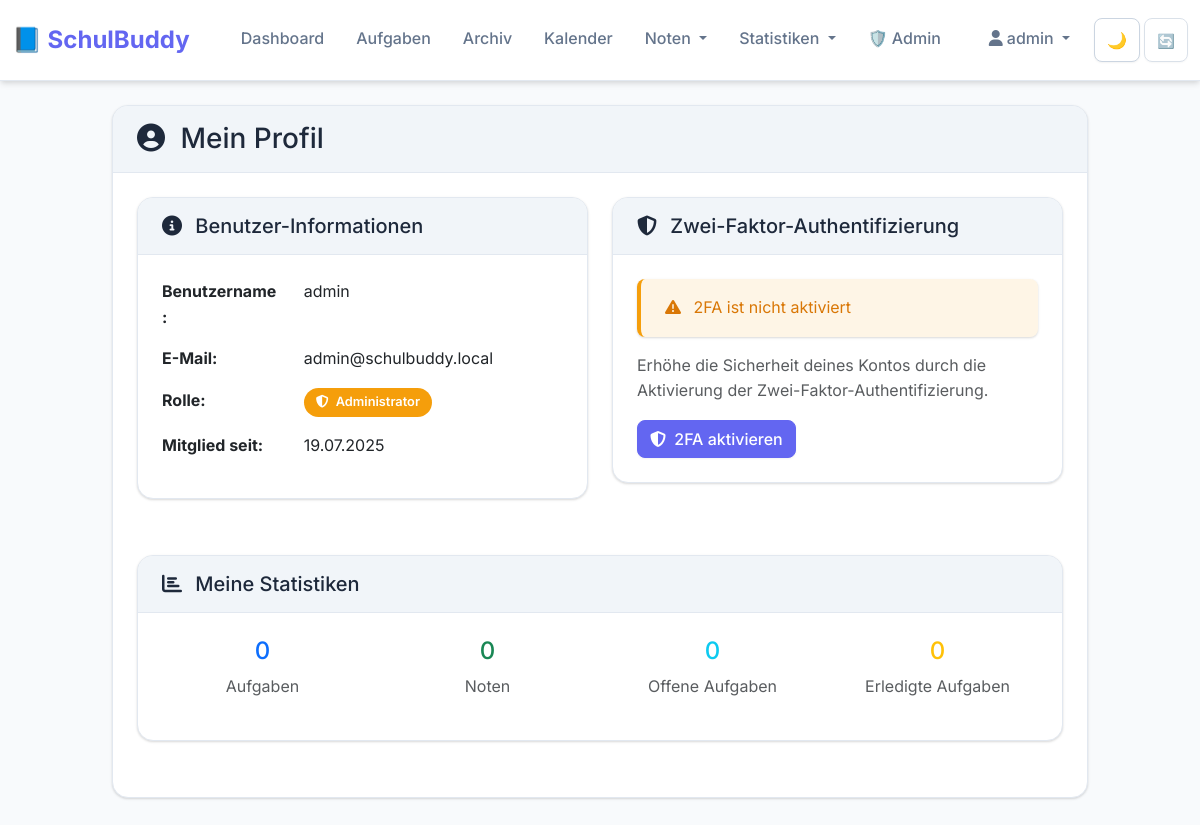
Screenshot of /profile (signed in) with the database file from the repository.
### models.py (models this page shows, shortened)
class User(UserMixin, db.Model):
    __tablename__ = 'users'
    id = db.Column(db.Integer, primary_key=True)
    username = db.Column(db.String(80), unique=True, nullable=False)
    email = db.Column(db.String(120), unique=True, nullable=False)
    password_hash = db.Column(db.String(128), nullable=False)
    created_at = db.Column(db.DateTime, default=datetime.utcnow)
    is_active = db.Column(db.Boolean, default=True)
    is_admin = db.Column(db.Boolean, default=False)
    totp_secret = db.Column(db.String(32), nullable=True)
    two_factor_enabled = db.Column(db.Boolean, default=False)
    backup_codes = db.Column(db.Text, nullable=True)  # JSON string mit Backup-Codes
    api_key = db.Column(db.String(64), nullable=True)  # API-Key für sicheren Zugriff
    api_key_created_at = db.Column(db.DateTime, nullable=True)
    total_points = db.Column(db.Integer, default=0)
    level = db.Column(db.Integer, default=1)
    current_streak = db.Column(db.Integer, default=0)
    longest_streak = db.Column(db.Integer, default=0)
    last_activity_date = db.Column(db.Date, nullable=True)
    notifications_enabled = db.Column(db.Boolean, default=True)
    email_notifications = db.Column(db.Boolean, default=False)
    reminder_hours = db.Column(db.Integer, default=24)  # Stunden vor Deadline
    tasks = db.relationship('Task', backref='user', lazy=True, cascade='all, delete-orphan')
    grades = db.relationship('Grade', backref='user', lazy=True, cascade='all, delete-orphan')
    achievements = db.relationship('UserAchievement', backref='user', lazy=True, cascade='all, delete-orphan')
    statistics = db.relationship('UserStatistic', backref='user', lazy=True, cascade='all, delete-orphan')
    activity_logs = db.relationship('ActivityLog', backref='user', lazy=True, cascade='all, delete-orphan')

### routes/auth.py (the view)
@auth_bp.route("/profile")
@login_required
def profile():
    return render_template("profile.html", user=current_user)

### templates/profile.html (shortened to what this page needs)
{% extends "base.html" %}
{% block content %}
<div class="container-fluid">
    <div class="row">
        <div class="col-md-10 offset-md-1">
            <div class="card">
                <div class="card-header">
                    <h3 class="mb-0">
                        <i class="fas fa-user-circle me-2"></i>
                        Mein Profil
                    </h3>
                </div>
                <div class="card-body">
                    <div class="row">
                        <div class="col-md-6">
                            <div class="card">
                                <div class="card-header">
                                    <h5 class="mb-0">
                                        <i class="fas fa-info-circle me-2"></i>
                                        Benutzer-Informationen
                                    </h5>
                                </div>
                                <div class="card-body">
                                    <div class="row mb-3">
                                        <div class="col-4"><strong>Benutzername:</strong></div>
                                        <div class="col-8">{{ current_user.username }}</div>
                                    </div>
                                    <div class="row mb-3">
                                        <div class="col-4"><strong>E-Mail:</strong></div>
                                        <div class="col-8">{{ current_user.email }}</div>
                                    </div>
                                    <div class="row mb-3">
                                        <div class="col-4"><strong>Rolle:</strong></div>
                                        <div class="col-8">
                                            {% if current_user.is_admin %}
                                                <span class="badge bg-warning">
                                                    <i class="fas fa-shield-alt me-1"></i>
                                                    Administrator
                                                </span>
                                            {% else %}
                                                <span class="badge bg-secondary">
                                                    <i class="fas fa-user me-1"></i>
                                                    Benutzer
                                                </span>
                                            {% endif %}
                                        </div>
                                    </div>
                                    <div class="row mb-3">
                                        <div class="col-4"><strong>Mitglied seit:</strong></div>
                                        <div class="col-8">{{ current_user.created_at.strftime('%d.%m.%Y') }}</div>
                                    </div>
                                </div>
                            </div>
                        </div>
                        <div class="col-md-6">
                            <div class="card">
                                <div class="card-header">
                                    <h5 class="mb-0">
                                        <i class="fas fa-shield-alt me-2"></i>
                                        Zwei-Faktor-Authentifizierung
                                    </h5>
                                </div>
                                <div class="card-body">
                                    {% if current_user.two_factor_enabled %}
                                        <div class="alert alert-success">
                                            <i class="fas fa-check-circle me-2"></i>
                                            2FA ist aktiviert
                                        </div>
                                        <p class="text-muted">
                                            Dein Konto ist durch eine zusätzliche Sicherheitsebene geschützt.
                                        </p>
                                        <button type="button" class="btn btn-danger" data-bs-toggle="modal" data-bs-target="#disable2FAModal">
                                            <i class="fas fa-times me-1"></i>
                                            2FA deaktivieren
                                        </button>
                                    {% else %}
                                        <div class="alert alert-warning">
                                            <i class="fas fa-exclamation-triangle me-2"></i>
                                            2FA ist nicht aktiviert
                                        </div>
                                        <p class="text-muted">
                                            Erhöhe die Sicherheit deines Kontos durch die Aktivierung der Zwei-Faktor-Authentifizierung.
                                        </p>
                                        <a href="{{ url_for('auth.setup_2fa') }}" class="btn btn-primary">
                                            <i class="fas fa-shield-alt me-1"></i>
                                            2FA aktivieren
                                        </a>
                                    {% endif %}
                                </div>
                            </div>
                        </div>
                    </div>
                    <div class="row mt-4">
                        <div class="col-12">
                            <div class="card">
                                <div class="card-header">
                                    <h5 class="mb-0">
                                        <i class="fas fa-chart-bar me-2"></i>
                                        Meine Statistiken
                                    </h5>
                                </div>
                                <div class="card-body">
                                    <div class="row text-center">
                                        <div class="col-md-3">
                                            <div class="mb-3">
                                                <h4 class="text-primary">{{ current_user.tasks|length }}</h4>
                                                <p class="text-muted">Aufgaben</p>
                                            </div>
                                        </div>
                                        <div class="col-md-3">
                                            <div class="mb-3">
                                                <h4 class="text-success">{{ current_user.grades|length }}</h4>
                                                <p class="text-muted">Noten</p>
                                            </div>
                                        </div>
                                        <div class="col-md-3">
                                            <div class="mb-3">
                                                <h4 class="text-info">{{ (current_user.tasks|selectattr('completed', 'equalto', false)|list)|length }}</h4>
                                                <p class="text-muted">Offene Aufgaben</p>
                                            </div>
                                        </div>
                                        <div class="col-md-3">
                                            <div class="mb-3">
                                                <h4 class="text-warning">{{ (current_user.tasks|selectattr('completed', 'equalto', true)|list)|length }}</h4>
                                                <p class="text-muted">Erledigte Aufgaben</p>
                                            </div>
                                        </div>
                                    </div>
                                </div>
                            </div>
                        </div>
                    </div>
                </div>
            </div>
        </div>
    </div>
</div>
{% endblock %}

### templates/base.html (shortened to what this page needs)
<!DOCTYPE html>
<html lang="de">
<head>
    <link href="https://cdn.jsdelivr.net/npm/bootstrap@5.3.0/dist/css/bootstrap.min.css" rel="stylesheet">
    <link href="https://cdnjs.cloudflare.com/ajax/libs/font-awesome/6.4.0/css/all.min.css" rel="stylesheet">
    <link href="https://cdn.jsdelivr.net/npm/fullcalendar@6.1.8/main.min.css" rel="stylesheet">
    <link rel="stylesheet" href="/static/style.css">
    <link rel="stylesheet" href="/static/calendar.css">
</head>
<body>
    <nav class="navbar navbar-expand-lg mb-4">
        <div class="container-fluid">
            <a class="navbar-brand" href="/">📘 SchulBuddy</a>
            <div class="collapse navbar-collapse" id="navbarNav">
                <div class="navbar-nav ms-auto">
                    <a class="nav-link" href="{{ url_for('main.index') }}">Dashboard</a>
                    <a class="nav-link" href="{{ url_for('tasks.tasks_overview') }}">Aufgaben</a>
                    <a class="nav-link" href="{{ url_for('tasks.archive') }}">Archiv</a>
                    <a class="nav-link" href="{{ url_for('tasks.calendar') }}">Kalender</a>
                    <div class="nav-item dropdown">
                        <a class="nav-link dropdown-toggle" href="#" id="gradesDropdown" role="button" data-bs-toggle="dropdown">
                            Noten
                        </a>
                    </div>
                    <div class="nav-item dropdown">
                        <a class="nav-link dropdown-toggle" href="#" id="statsDropdown" role="button" data-bs-toggle="dropdown">
                            Statistiken
                        </a>
                    </div>
                    {% if current_user.is_authenticated %}
                        {% if current_user.is_admin %}
                            <a class="nav-link" href="{{ url_for('admin.admin_dashboard') }}">🛡️ Admin</a>
                        {% endif %}
                        <div class="navbar-nav ms-3">
                            <div class="nav-item dropdown">
                                <a class="nav-link dropdown-toggle" href="#" id="navbarDropdown" role="button" data-bs-toggle="dropdown">
                                    <i class="fas fa-user me-1"></i>{{ current_user.username }}
                                </a>
                            </div>
                        </div>
                    {% endif %}
                    <div class="theme-controls">
                        <button class="btn theme-toggle" onclick="toggleTheme()" title="Theme umschalten">
                            <span id="theme-icon">🌙</span>
                        </button>
                        <button class="btn theme-reset" onclick="resetThemeToSystem()" title="Auf System-Theme zurücksetzen">
                            <span>🔄</span>
                        </button>
                    </div>
                </div>
            </div>
        </div>
    </nav>
    <main>
        {% block content %}{% endblock %}
    </main>
</body>
</html>

### static/style.css (style rules this page uses)
:root { --primary: #6366f1; --primary-light: #818cf8; --primary-dark: #4f46e5; --secondary: #64748b; --secondary-light: #94a3b8; --secondary-dark: #475569; --success: #10b981; --success-light: #34d399; --success-dark: #059669; --warning: #f59e0b; --warning-light: #fbbf24; --warning-dark: #d97706; --danger: #ef4444; --danger-light: #f87171; --danger-dark: #dc2626; --gray-50: #f8fafc; --gray-100: #f1f5f9; --gray-200: #e2e8f0; --gray-300: #cbd5e1; --gray-400: #94a3b8; --gray-500: #64748b; --gray-600: #475569; --gray-700: #334155; --gray-800: #1e293b; --gray-900: #0f172a; --bg-primary: #ffffff; --bg-secondary: #f8fafc; --bg-accent: #f1f5f9; --text-primary: #1e293b; --text-secondary: #64748b; --text-muted: #94a3b8; --shadow-sm: 0 1px 2px 0 rgba(0, 0, 0, 0.05); --shadow: 0 1px 3px 0 rgba(0, 0, 0, 0.1), 0 1px 2px 0 rgba(0, 0, 0, 0.06); --shadow-md: 0 4px 6px -1px rgba(0, 0, 0, 0.1), 0 2px 4px -1px rgba(0, 0, 0, 0.06); --shadow-lg: 0 10px 15px -3px rgba(0, 0, 0, 0.1), 0 4px 6px -2px rgba(0, 0, 0, 0.05); --shadow-xl: 0 20px 25px -5px rgba(0, 0, 0, 0.1), 0 10px 10px -5px rgba(0, 0, 0, 0.04); --transition: all 0.2s ease-in-out; --transition-fast: all 0.1s ease-in-out; --transition-slow: all 0.3s ease-in-out; --radius-sm: 0.25rem; --radius: 0.5rem; --radius-md: 0.75rem; --radius-lg: 1rem; --radius-xl: 1.5rem; }
body { font-family: 'Inter', -apple-system, BlinkMacSystemFont, 'Segoe UI', Roboto, 'Helvetica Neue', Arial, sans-serif; background-color: var(--bg-secondary); color: var(--text-primary); line-height: 1.6; -webkit-font-smoothing: antialiased; -moz-osx-font-smoothing: grayscale; }
.theme-controls { display: flex; align-items: center; gap: 0.25rem; margin-left: 0.5rem; }
.theme-toggle, .theme-reset { background: var(--bg-primary); color: var(--text-primary); border: 1px solid var(--gray-300); border-radius: var(--radius); padding: 0.5rem 0.75rem; transition: var(--transition); font-size: 1rem; min-width: 44px; height: 44px; display: flex; align-items: center; justify-content: center; }
.theme-reset { font-size: 0.875rem; opacity: 0.7; }
.navbar { background: var(--bg-primary) !important; box-shadow: var(--shadow-md); border-bottom: 1px solid var(--gray-200); padding: 1rem 0; }
.navbar-brand { font-weight: 700; font-size: 1.5rem; color: var(--primary) !important; transition: var(--transition); }
.nav-link { color: var(--text-secondary) !important; font-weight: 500; transition: var(--transition); padding: 0.5rem 1rem !important; border-radius: var(--radius); }
.card { background: var(--bg-primary); border: 1px solid var(--gray-200); border-radius: var(--radius-lg); box-shadow: var(--shadow); transition: var(--transition); overflow: hidden; margin-bottom: 2rem; }
.card-header { background: var(--bg-accent); border-bottom: 1px solid var(--gray-200); font-weight: 600; color: var(--text-primary); padding: 1rem 1.5rem; }
.card-body { padding: 1.5rem; }
.btn { border-radius: var(--radius); font-weight: 500; transition: var(--transition); box-shadow: var(--shadow-sm); }
.btn-primary { background: var(--primary); border-color: var(--primary); }
.badge { font-size: 0.8rem; padding: 0.5rem 0.75rem; border-radius: var(--radius-lg); font-weight: 600; }
.badge.bg-warning { background: var(--warning) !important; }
.alert { border: none; border-radius: var(--radius); padding: 1rem 1.5rem; box-shadow: var(--shadow); border-left: 4px solid; }
.alert-warning { background: rgba(245, 158, 11, 0.1); color: var(--warning-dark); border-left-color: var(--warning); }

### templates/base.html (style rules this page uses)
html { transition: none !important; }
body { transition: none !important; }

### rows the page displays
User: username "admin", email "admin@schulbuddy.local", created_at "19.07.2025"

### other values shown
{{ current_user.tasks|length }} "0"
{{ current_user.grades|length }} "0"
